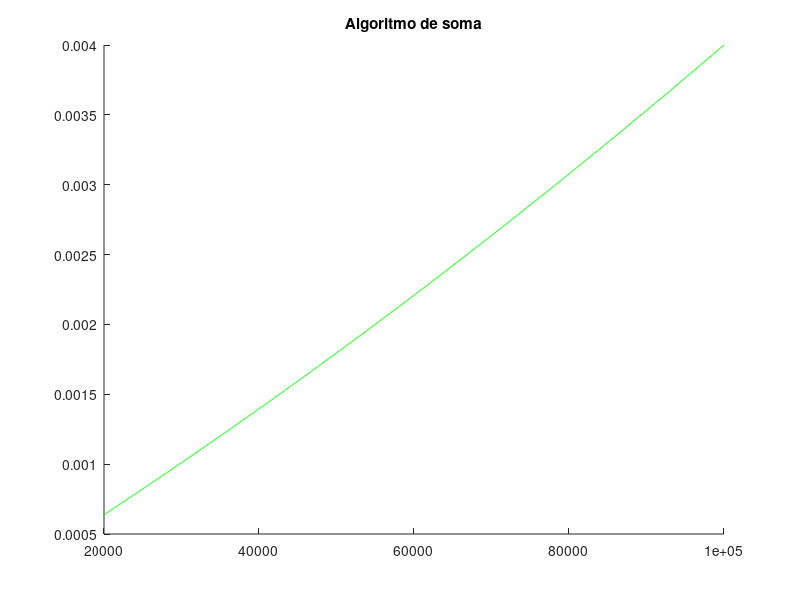

This chart was generated by the following MATLAB code:
n = [20000 40000 60000 80000 100000];

% Dados para Exaustão
tExaust = [0.0006046533584594726 0.0013065814971923828 0.002679324150085449 0.0025393486022949217 0.004190278053283691];

c1 = polyfit (n,tExaust,2);
xx = linspace (20000,100000,1000);
p1 = polyval(c1,xx);

hold on
title('Algoritmo de soma')
plot(xx,p1,'green')
hold off
